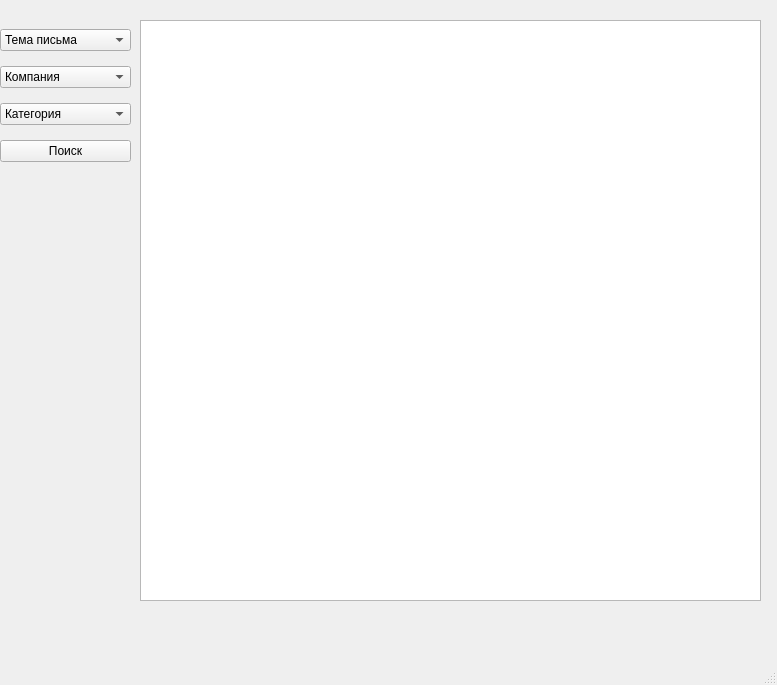
<?xml version="1.0" encoding="UTF-8"?>
<ui version="4.0">
 <class>mainWindow</class>
 <widget class="QMainWindow" name="mainWindow">
  <property name="geometry">
   <rect>
    <x>0</x>
    <y>0</y>
    <width>777</width>
    <height>685</height>
   </rect>
  </property>
  <property name="windowTitle">
   <string>Окно просмтора</string>
  </property>
  <widget class="QWidget" name="centralwidget">
   <widget class="QWidget" name="verticalLayoutWidget">
    <property name="geometry">
     <rect>
      <x>0</x>
      <y>20</y>
      <width>131</width>
      <height>151</height>
     </rect>
    </property>
    <layout class="QVBoxLayout" name="verticalLayout">
     <item>
      <widget class="QComboBox" name="comboBox_2">
       <item>
        <property name="text">
         <string>Тема письма</string>
        </property>
       </item>
      </widget>
     </item>
     <item>
      <widget class="QComboBox" name="comboBox_3">
       <item>
        <property name="text">
         <string>Компания</string>
        </property>
       </item>
      </widget>
     </item>
     <item>
      <widget class="QComboBox" name="comboBox">
       <item>
        <property name="text">
         <string>Категория</string>
        </property>
       </item>
      </widget>
     </item>
     <item>
      <widget class="QPushButton" name="pushButton">
       <property name="text">
        <string>Поиск</string>
       </property>
      </widget>
     </item>
    </layout>
   </widget>
   <widget class="QTableWidget" name="tableWidget">
    <property name="geometry">
     <rect>
      <x>140</x>
      <y>20</y>
      <width>621</width>
      <height>581</height>
     </rect>
    </property>
   </widget>
  </widget>
  <widget class="QMenuBar" name="menubar">
   <property name="geometry">
    <rect>
     <x>0</x>
     <y>0</y>
     <width>777</width>
     <height>21</height>
    </rect>
   </property>
  </widget>
  <widget class="QStatusBar" name="statusbar"/>
 </widget>
 <resources/>
 <connections/>
</ui>
